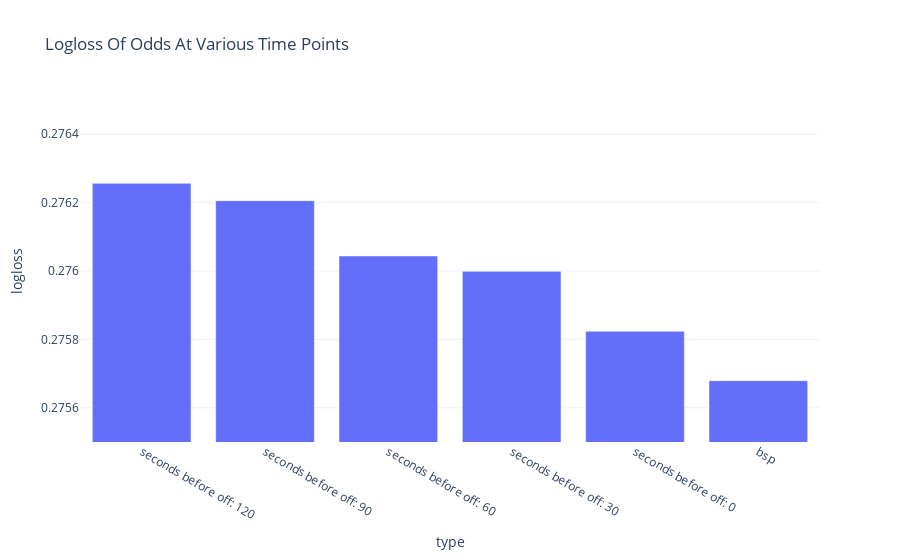

Here is the notebook cell this chart was saved with:
### Code cell
fig = px.bar(
    accuracyFrame.groupby('type', as_index = False).apply(lambda x: log_loss(y_pred=1/x['odds'],y_true=x['win'])).rename(columns = {None: 'logloss'}).sort_values('logloss', ascending = False),
    x = "type",
    y = "logloss",
    template = "plotly_white",
    title = "Logloss Of Odds At Various Time Points"
)
fig.update_yaxes(range=[.2755, .2765])
fig.show()

### Figure 1 — Plotly figure (JSON) as saved in the notebook; plotly's stock layout.template omitted (floating-point values rounded to 4 significant figures)
{"data": [{"alignmentgroup": "True", "hovertemplate": "type=%{x}<br>logloss=%{y}<extra></extra>", "legendgroup": "", "marker": {"color": "#636efa", "pattern": {"shape": ""}}, "name": "", "offsetgroup": "", "orientation": "v", "showlegend": false, "textposition": "auto", "type": "bar", "x": ["seconds before off: 120", "seconds before off: 90", "seconds before off: 60", "seconds before off: 30", "seconds before off: 0", "bsp"], "xaxis": "x", "y": [0.2763, 0.2762, 0.276, 0.276, 0.2758, 0.2757], "yaxis": "y"}], "layout": {"barmode": "relative", "legend": {"tracegroupgap": 0}, "title": {"text": "Logloss Of Odds At Various Time Points"}, "xaxis": {"anchor": "y", "domain": [0, 1], "title": {"text": "type"}}, "yaxis": {"anchor": "x", "domain": [0, 1], "range": [0.2755, 0.2765], "title": {"text": "logloss"}}}}
